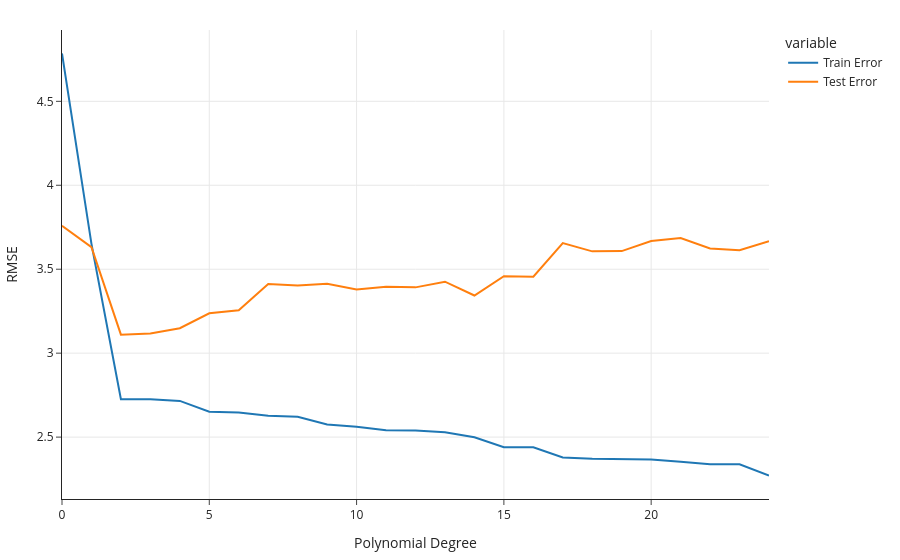

Notebook source saved alongside this figure:
### Markdown cell above
Let's look at the plots of training error vs. degree and test error vs. degree.

### Code cell
fig = px.line(errs)
fig.update_layout(showlegend=True, xaxis_title='Polynomial Degree', yaxis_title='RMSE')

### Figure 1 — Plotly figure (JSON) as saved in the notebook; plotly's stock layout.template omitted (floating-point values rounded to 4 significant figures)
{"data": [{"hovertemplate": "variable=Train Error<br>index=%{x}<br>value=%{y}<extra></extra>", "legendgroup": "Train Error", "line": {"color": "#1F77B4", "dash": "solid"}, "marker": {"symbol": "circle"}, "mode": "lines", "name": "Train Error", "orientation": "v", "showlegend": true, "type": "scatter", "x": [0, 1, 2, 3, 4, 5, 6, 7, 8, 9, 10, 11, 12, 13, 14, 15, 16, 17, 18, 19, 20, 21, 22, 23, 24], "xaxis": "x", "y": [4.785, 3.651, 2.726, 2.726, 2.716, 2.652, 2.647, 2.628, 2.621, 2.576, 2.562, 2.54, 2.539, 2.529, 2.5, 2.44, 2.439, 2.378, 2.371, 2.371, 2.367, 2.354, 2.339, 2.339, 2.271], "yaxis": "y"}, {"hovertemplate": "variable=Test Error<br>index=%{x}<br>value=%{y}<extra></extra>", "legendgroup": "Test Error", "line": {"color": "#FF7F0E", "dash": "solid"}, "marker": {"symbol": "circle"}, "mode": "lines", "name": "Test Error", "orientation": "v", "showlegend": true, "type": "scatter", "x": [0, 1, 2, 3, 4, 5, 6, 7, 8, 9, 10, 11, 12, 13, 14, 15, 16, 17, 18, 19, 20, 21, 22, 23, 24], "xaxis": "x", "y": [3.759, 3.631, 3.11, 3.117, 3.148, 3.237, 3.255, 3.412, 3.404, 3.413, 3.38, 3.396, 3.392, 3.426, 3.344, 3.458, 3.455, 3.656, 3.607, 3.608, 3.668, 3.686, 3.624, 3.613, 3.667], "yaxis": "y"}], "layout": {"legend": {"title": {"text": "variable"}, "tracegroupgap": 0}, "showlegend": true, "xaxis": {"anchor": "y", "domain": [0, 1], "title": {"text": "Polynomial Degree"}}, "yaxis": {"anchor": "x", "domain": [0, 1], "title": {"text": "RMSE"}}}}
